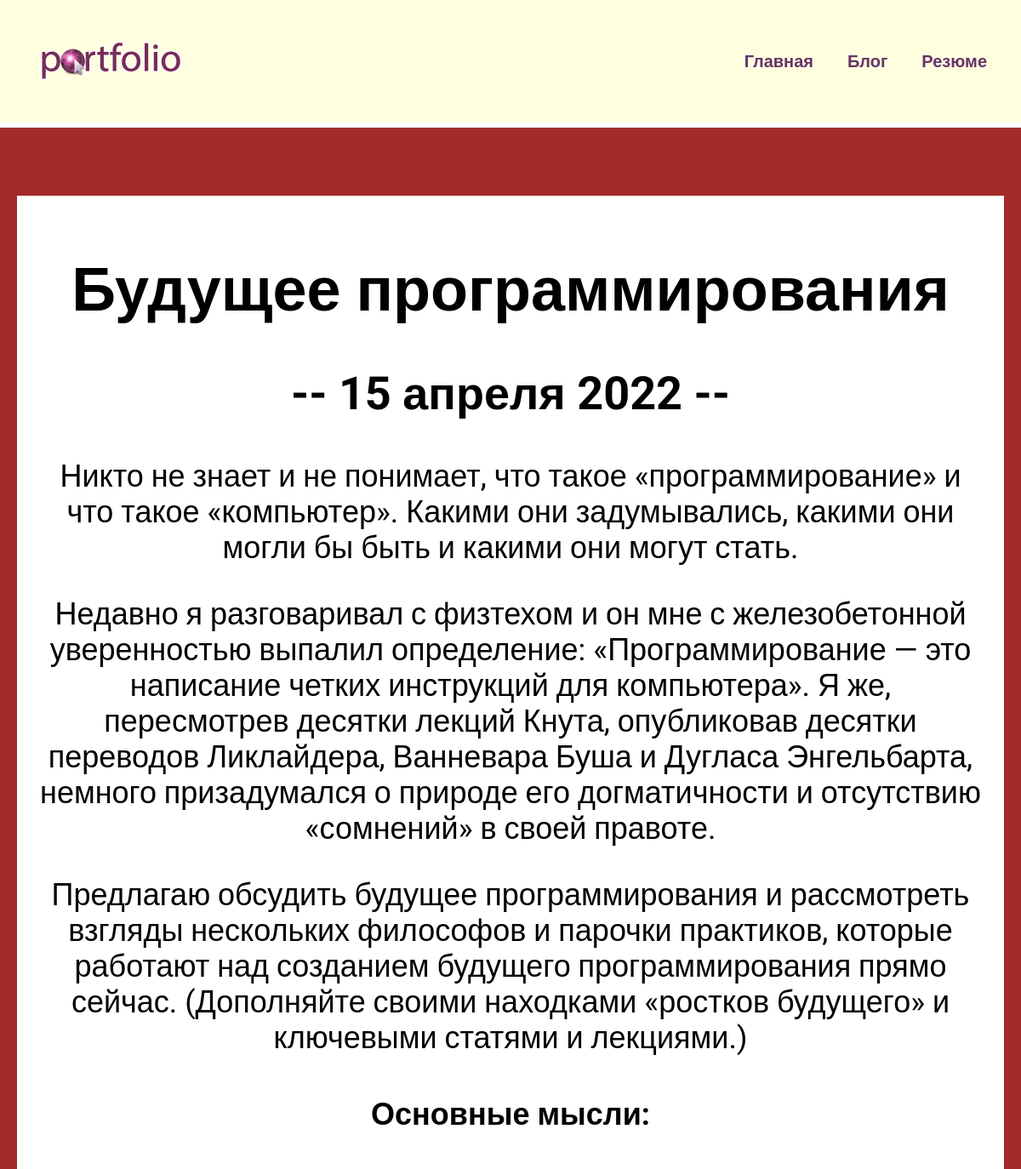
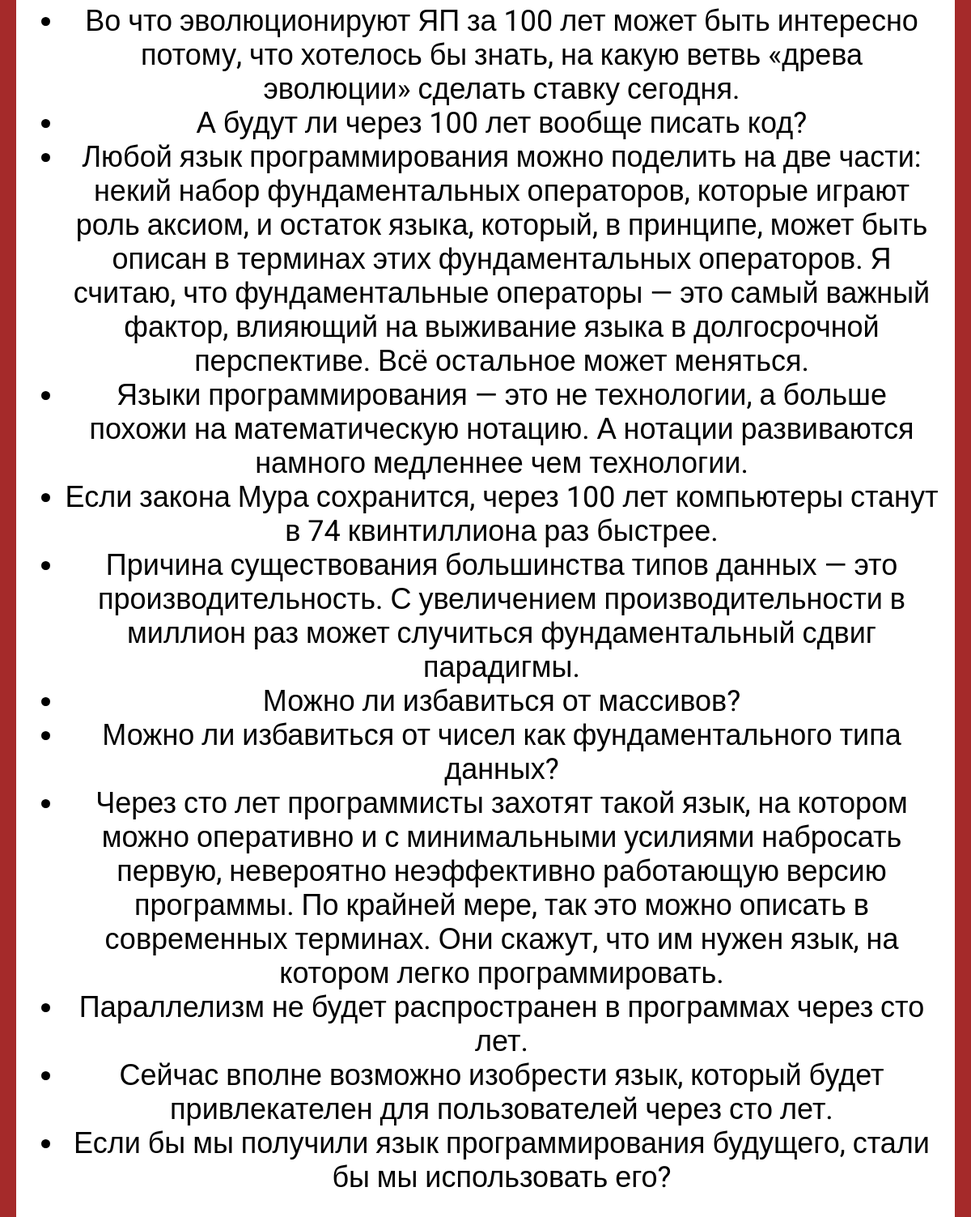
Page /blog/2 on the committed database (2 pictures, top to bottom).
### blog/models.py (models this page shows, shortened)
class Blog(models.Model):
    title = models.CharField(max_length=200)
    description = models.TextField()
    date = models.DateField()

### blog/views.py (the view)
# urls.py: path('<int:blog_id>', views.detail, name="detail"),
def detail(request, blog_id):
    blog = get_object_or_404(Blog, pk=blog_id)
    return render(request, 'blog/details.html', {'blog': blog})

### blog/templates/blog/details.html
{% extends 'skills/base.html' %}
{% block content %}
<div class="detail">
    <h1>{{ blog.title }}</h1>
    <h2>-- {{ blog.date|date:'j E Y' }} --</h2>
    {{ blog.description|safe }}
</div>
{% endblock %}

### skills/static/css/style.css (style rules this page uses)
body { background: brown; font-family: 'Roboto', sans-serif; padding: 0; margin: 0; }
.detail { background: white; padding: 20px 20px 60px 20px; box-sizing: border-box; }

### rows in the picture
Blog: title "Будущее программирования", date "15 апреля 2022", description "Никто не знает и не понимает, что такое «программирование» и что такое «компьютер». Какими они задумывались, какими они могли бы быть и какими они могут стать. Недавно я разговаривал с физтехом и он мне с железобетонной уверенностью выпалил определение: «Программирование — это написание четких инструкций для компьютера». Я же, пересмотрев десятки лекций Кнута, опубликовав десятки переводов Ликлайдера, Ванневара Буша и Дугласа Энгельбарта, немного призадумался о природе его догматичности и отсутствию «сомнений» в своей правоте. Предлагаю обсудить будущее программирования и рассмотреть взгляды нескольких философов и парочки практиков, которые работают над созданием будущего программирования…"
